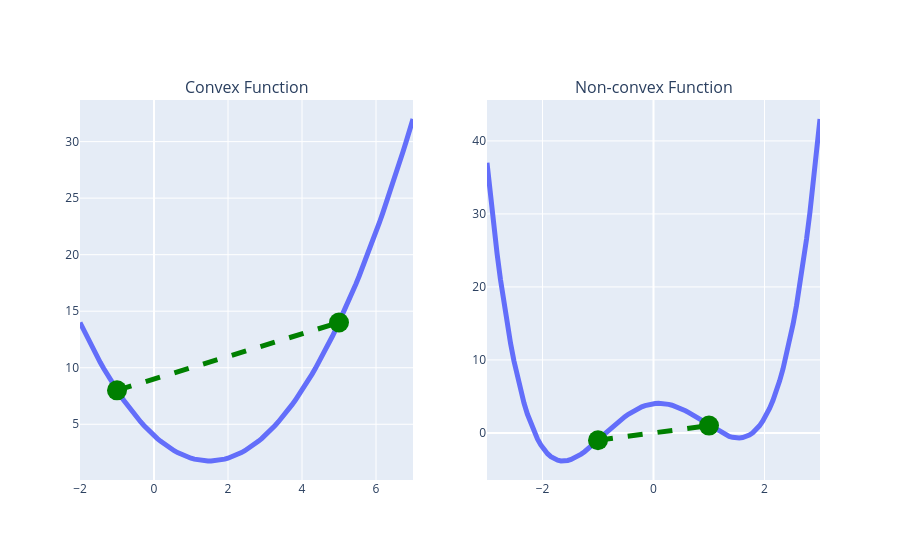

Notebook source saved alongside this figure:
### Code cell
w = np.linspace(-2,7,100)
f = lambda w: w**2 - 3 * w + 4
fig_convex = plot_secant(w, f, -1, 5)
fig_convex.update_layout(title="Convex Function")
# fig_convex.write_image("images/convex_function.pdf")

w = np.linspace(-3,3,100)
f = lambda w: w**4 - 5 * w**2 + w + 4
fig_nonconvex = plot_secant(w, f, -1, 1)
fig_nonconvex.update_layout(title="Non-convex Function")
# fig_nonconvex.write_image("images/non_convex_function.pdf")

fig = make_plot_grid([fig_convex, fig_nonconvex], 1, 2)
fig.update_layout(showlegend=False)
